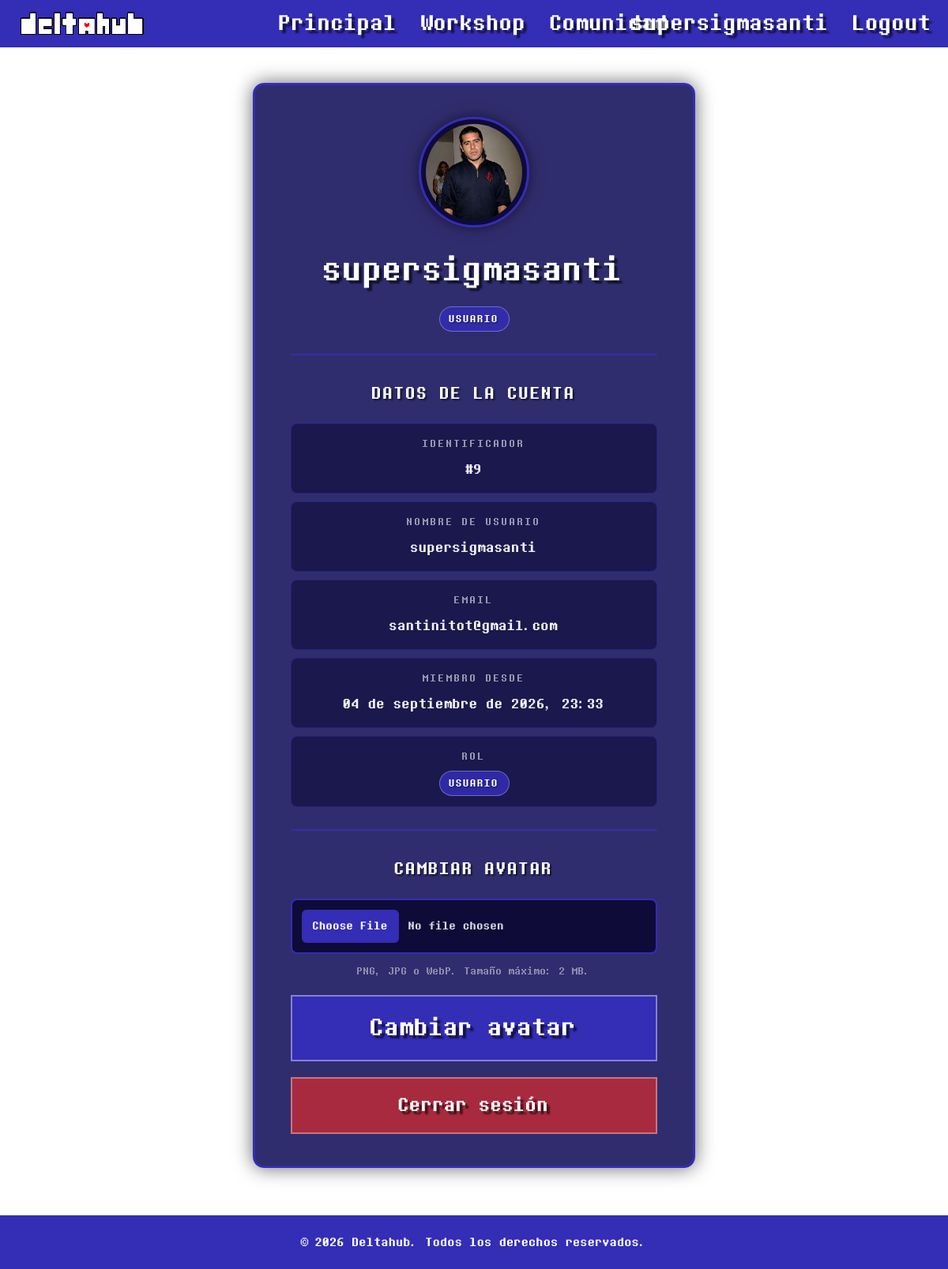
Screenshot of /cuenta.php (signed in) with the database file from the repository.
### tables this page shows
CREATE TABLE `usuarios` (
  `id` int(11) NOT NULL,
  `nombre_usuario` varchar(50) NOT NULL,
  `email` varchar(100) NOT NULL,
  `password_hash` varchar(255) NOT NULL,
  `avatar_url` varchar(255) DEFAULT NULL,
  `fecha_registro` datetime DEFAULT current_timestamp(),
  `rol` enum('usuario','moderador','admin') DEFAULT 'usuario'
);

### cuenta.php (the view, shortened to what this page needs)
<?php
require_once "config/database.php";
$usuario_id = $_SESSION["usuario_id"];
$sql = "SELECT id, nombre_usuario, email, fecha_registro, rol, avatar_url
        FROM usuarios
        WHERE id = :id
        LIMIT 1";
$stmt = $pdo->prepare($sql);
$stmt->execute([
    ":id" => $usuario_id
]);
$usuario = $stmt->fetch(PDO::FETCH_ASSOC);
$meses = [
    1  => "enero",
    2  => "febrero",
    3  => "marzo",
    4  => "abril",
    5  => "mayo",
    6  => "junio",
    7  => "julio",
    8  => "agosto",
    9  => "septiembre",
    10 => "octubre",
    11 => "noviembre",
    12 => "diciembre"
];
$fecha = new DateTime($usuario["fecha_registro"]);
$fecha_formateada = $fecha->format("d") . " de " .
                    $meses[(int)$fecha->format("n")] . " de " .
                    $fecha->format("Y") . ", " .
                    $fecha->format("H:i");
$rol_clase = "role-" . htmlspecialchars($usuario["rol"]);
?>
<!DOCTYPE html>
<html lang="es">
<head>
    <link rel="stylesheet" href="style.css">
</head>
<body class="cuenta">
    <header>
        <a href="index.php" class="header-logo-LoginRegister">
            <img src="imagenes/DeltahubLogo3px.png" alt="logo deltahub">
        </a>
        <a href="index.php" id="shadow">Principal</a>
        <a href="workshop.php" id="shadow">Workshop</a>
        <a href="community.html" id="shadow">Comunidad</a>
        <div class="auth">
            <a href="cuenta.php" id="shadow">
                <?php echo htmlspecialchars($_SESSION["nombre_usuario"]); ?>
            </a>
            <a href="logout.php" id="shadow">Logout</a>
        </div>
    </header>
    <main class="cuenta-layout">
        <section class="profile-card">
            <div class="profile-header">
                <div class="profile-avatar-wrap">
                    <img
                    src="<?php echo htmlspecialchars($usuario["avatar_url"]); ?>"
                    alt="Avatar de <?php echo htmlspecialchars($usuario["nombre_usuario"]); ?>"
                    class="profile-avatar"
                    >
                </div>
                <div class="profile-heading">
                    <h1 class="profile-name">
                        <?php echo htmlspecialchars($usuario["nombre_usuario"]); ?>
                    </h1>
                    <span class="role-badge <?php echo $rol_clase; ?>">
                        <?php echo htmlspecialchars($usuario["rol"]); ?>
                    </span>
                </div>
            </div>
            <div class="profile-divider"></div>
            <h2 class="profile-subtitle">Datos de la cuenta</h2>
            <div class="profile-info">
                <div class="profile-row">
                    <span class="profile-label">Identificador</span>
                    <span class="profile-value">#<?php echo htmlspecialchars($usuario["id"]); ?></span>
                </div>
                <div class="profile-row">
                    <span class="profile-label">Nombre de usuario</span>
                    <span class="profile-value">
                        <?php echo htmlspecialchars($usuario["nombre_usuario"]); ?>
                    </span>
                </div>
                <div class="profile-row">
                    <span class="profile-label">Email</span>
                    <span class="profile-value">
                        <?php echo htmlspecialchars($usuario["email"]); ?>
                    </span>
                </div>
                <div class="profile-row">
                    <span class="profile-label">Miembro desde</span>
                    <span class="profile-value">
                        <?php echo htmlspecialchars(ucfirst($fecha_formateada)); ?>
                    </span>
                </div>
                <div class="profile-row">
                    <span class="profile-label">Rol</span>
                    <span class="profile-value">
                        <span class="role-badge <?php echo $rol_clase; ?>">
                            <?php echo htmlspecialchars($usuario["rol"]); ?>
                        </span>
                    </span>
                </div>
            </div>
            <div class="profile-divider"></div>
            <h2 class="profile-subtitle">Cambiar avatar</h2>
            <form class="avatar-form" action="cambiar_pfp.php" method="POST" enctype="multipart/form-data">
                <input
                type="file"
                id="avatar"
                name="avatar"
                accept="image/png,image/jpeg,image/webp"
                required
                >
                <small class="avatar-hint">PNG, JPG o WebP. Tamaño máximo: 2 MB.</small>
                <button type="submit" class="btn">Cambiar avatar</button>
            </form>
            <a href="logout.php" class="btn btn-danger">Cerrar sesión</a>
        </section>
    </main>
    <footer>
        <p>&copy; 2026 Deltahub. Todos los derechos reservados.</p>
    </footer>
</body>
</html>

### style.css (style rules this page uses)
* { margin: 0; padding: 0; cursor: url("cursores/cursor_kris_sword.gif"), auto; box-sizing: border-box; }
html, body { min-height: 100%; }
body { margin: 0; position: relative; }
body::before { content: ""; position: fixed; inset: 0; z-index: -1; background-image: url("imagenes/fondo2.gif"); background-repeat: no-repeat; background-position: center; background-size: cover; filter: blur(6px) brightness(0.55); transform: scale(1.05); }
footer { background-color: rgb(52, 45, 181); padding: 20px; text-align: center; color: rgb(255, 255, 255); font-family: 'Delta2'; font-size: 14px; position: relative; bottom: 0; width: 100%; }
.auth { position: absolute; right: 20px; top: 50%; transform: translateY(-50%); display: flex; gap: 30px; font-size: 25px; font-family: 'Delta2'; color: rgba(255, 255, 255, 1); }
a { text-decoration: none; color: rgb(255, 255, 255); font-size: 30px; cursor: url("cursores/pointer_kris.gif"), auto; }
#shadow { transition-duration: 50ms; }
.btn { width: 100%; padding: 12px; margin-top: 8px; font-family: Delta2; font-size: 28px; background-color: rgb(52, 45, 181); color: white; border: 2px solid rgba(255, 255, 255, 0.4); text-shadow: 4px 4px 2px rgba(0, 0, 0, 0.6); transition-duration: 50ms; }
.cuenta::before { content: ""; position: fixed; inset: 0; z-index: -1; background-image: url("imagenes/fondo2.gif"); background-repeat: no-repeat; background-position: center; background-size: cover; filter: blur(10px) brightness(0.45); transform: scale(1.05); }
.cuenta-layout { min-height: calc(100vh - 120px); display: flex; justify-content: center; align-items: flex-start; padding: 45px 20px 60px 20px; }
.profile-card { width: 100%; max-width: 560px; margin: 0 auto; padding: 40px 45px; background-color: rgba(20, 16, 90, 0.88); border: 3px solid rgb(52, 45, 181); border-radius: 14px; box-shadow: 0 0 25px rgba(0, 0, 0, 0.6); color: white; text-align: center; }
.profile-header { display: flex; flex-direction: column; align-items: center; gap: 16px; }
.profile-avatar-wrap { width: 140px; height: 140px; max-width: 100%; flex: 0 0 auto; padding: 6px; background-color: rgba(10, 8, 50, 0.9); border: 3px solid rgb(52, 45, 181); border-radius: 50%; box-shadow: 0 0 18px rgba(0, 0, 0, 0.55); }
.profile-avatar { width: 100%; height: 100%; object-fit: cover; border-radius: 50%; image-rendering: pixelated; image-rendering: crisp-edges; }
.profile-heading { display: flex; flex-direction: column; align-items: center; gap: 8px; }
.profile-name { font-family: 'Delta2'; font-size: 38px; font-weight: normal; text-shadow: 4px 4px 2px rgba(0, 0, 0, 0.6); }
.profile-divider { height: 2px; margin: 28px 0; background-color: rgba(52, 45, 181, 0.9); border-radius: 2px; }
.profile-subtitle { font-family: 'Delta2'; font-size: 20px; font-weight: normal; letter-spacing: 1px; text-transform: uppercase; text-shadow: 2px 2px 2px rgba(0, 0, 0, 0.6); margin-bottom: 18px; }
.profile-info { display: flex; flex-direction: column; gap: 10px; text-align: center; }
.profile-row { display: flex; flex-direction: column; align-items: center; justify-content: center; gap: 5px; padding: 13px 16px; background-color: rgba(10, 8, 50, 0.55); border: 1px solid rgba(52, 45, 181, 0.5); border-radius: 8px; transition-duration: 80ms; }
.profile-label { font-family: 'Delta2'; font-size: 12px; letter-spacing: 2px; text-transform: uppercase; color: rgba(255, 255, 255, 0.55); }
.profile-value { font-family: 'Delta2'; font-size: 16px; color: rgba(255, 255, 255, 0.95); word-break: break-word; text-align: center; }
.role-badge { display: inline-block; padding: 3px 12px; border-radius: 20px; font-family: 'Delta2'; font-size: 12px; font-weight: normal; letter-spacing: 1px; text-transform: uppercase; border: 1px solid rgba(255, 255, 255, 0.3); text-shadow: 1px 1px 2px rgba(0, 0, 0, 0.6); }
.role-usuario { background-color: rgba(52, 45, 181, 0.85); color: #fff; }
.avatar-form { display: flex; flex-direction: column; gap: 10px; margin-bottom: 20px; }
.avatar-form input[type="file"] { width: 100%; padding: 12px; background-color: rgba(10, 8, 50, 0.9); border: 2px solid rgb(52, 45, 181); border-radius: 8px; color: rgba(255, 255, 255, 0.85); font-family: 'Delta2'; font-size: 13px; cursor: url("cursores/pointer_kris.gif"), auto; transition-duration: 100ms; }
.avatar-hint { font-family: 'Delta2'; font-size: 12px; color: rgba(255, 255, 255, 0.45); }
.btn-danger { background-color: rgb(168, 42, 62); border-color: rgba(255, 255, 255, 0.35); display: block; font-size: 22px; }

### rows the page displays
usuarios: avatar_url (picture), nombre_usuario "supersigmasanti", rol "USUARIO", id "9", email "santinitot@gmail.com", fecha_registro "04 de septiembre de 2026, 23:33"

### other values shown
$_SESSION["nombre_usuario"] "supersigmasanti"
